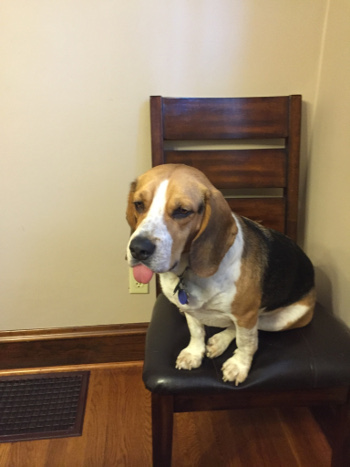
#> input picture images/flint1.jpg, 350 x 467 px, found by its file name
$ jupyter execute --allow-errors 'Copy of CMPSC310_Activity9.ipynb'
#> lines starting #> are read from the running program, lines starting #| are printed output that depends on the picture; after the words box and inside, x2 and y2 are one past the last pixel; in counts of white or black regions, pixels touching at a corner belong together
# **Activity 9: Image Manipulation **

[cell 1]
from google.colab import drive
drive.mount('/content/drive')

[cell 2]
import numpy as np
import cv2
image = cv2.imread("/content/drive/MyDrive/Vision/flint1.jpg")
#> image is the input picture: shape (467, 350, 3); mean B, G, R 101.5, 125.2, 143.9
print(image.shape)
#| (467, 350, 3)

mask = np.zeros(image.shape[:2],dtype="uint8")

(cX, cY) = (image.shape[1] //2, image.shape[0] // 2)
#> cX = 175; cY = 233

cv2.rectangle(mask,(cX-75,cY-75),(cX+75,cY+75),225,-1)
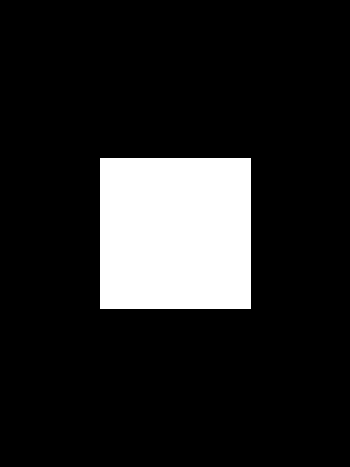
#> mask: shape (467, 350); values 0 (black) and 225 (white), 13.9% white; 1 white region, box (x1, y1, x2, y2) and area: (100, 158, 251, 309) 22801
cv2.imwrite("mask1.png",mask)
masked = cv2.bitwise_and(image,image,mask=mask)
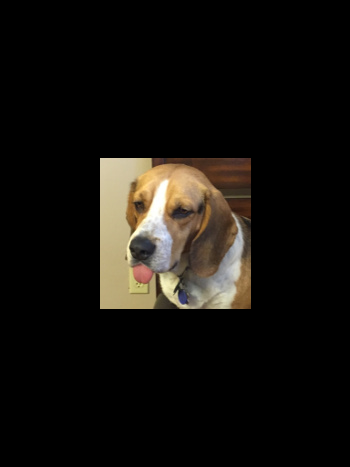
#> masked: shape (467, 350, 3); mean B, G, R 14, 17.9, 20.5
cv2.imwrite("/content/drive/MyDrive/Vision/masked1.png",masked)

mask = np.zeros(image.shape[:2],dtype="uint8")
cv2.circle(mask,(cX,cY),100,225,-1)
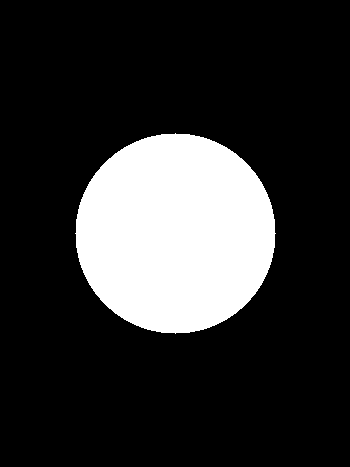
#> mask: shape (467, 350); values 0 (black) and 225 (white), 19.2% white; 1 white region, box (x1, y1, x2, y2) and area: (75, 133, 276, 334) 31417
cv2.imwrite("mask2.png",mask)
masked = cv2.bitwise_and(image,image,mask=mask)
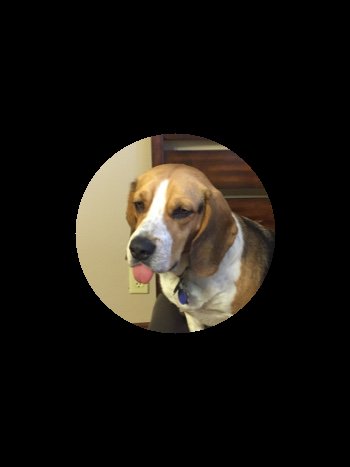
#> masked: shape (467, 350, 3); mean B, G, R 18.4, 23.7, 27.1
cv2.imwrite("/content/drive/MyDrive/Vision/masked2.png",masked)
#> Out = True

$ run again, with images/flint2.jpg copied over images/flint1.jpg
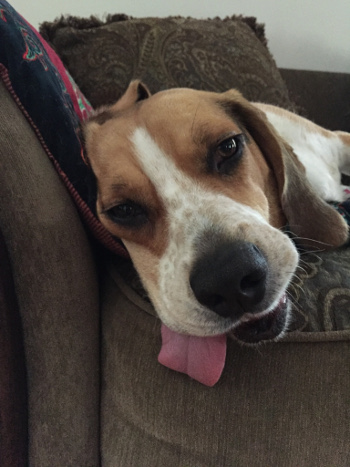
#> input picture images/flint2.jpg, 350 x 467 px, found by its file name
#> image is the input picture: shape (467, 350, 3); mean B, G, R 66.3, 73, 81.6
#| (467, 350, 3)
#> `masked = cv2.bitwise_and(image,image,mask=mask)`:
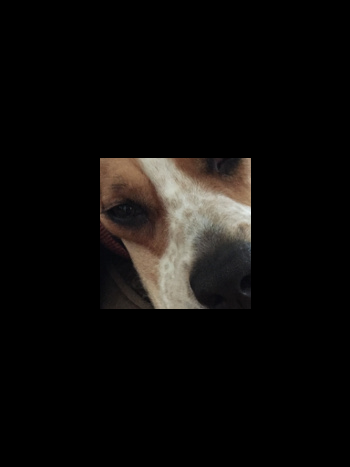
#> masked: shape (467, 350, 3); mean B, G, R 10.6, 12, 13.6
#> `masked = cv2.bitwise_and(image,image,mask=mask)`:
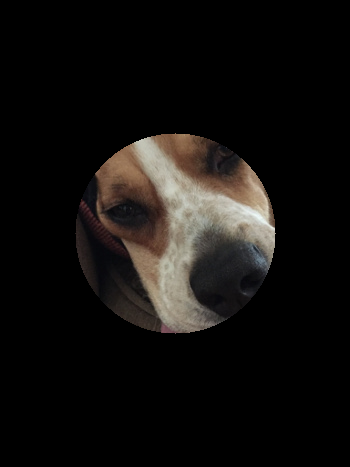
#> masked: shape (467, 350, 3); mean B, G, R 14.6, 16.5, 18.6
#> Out = True
